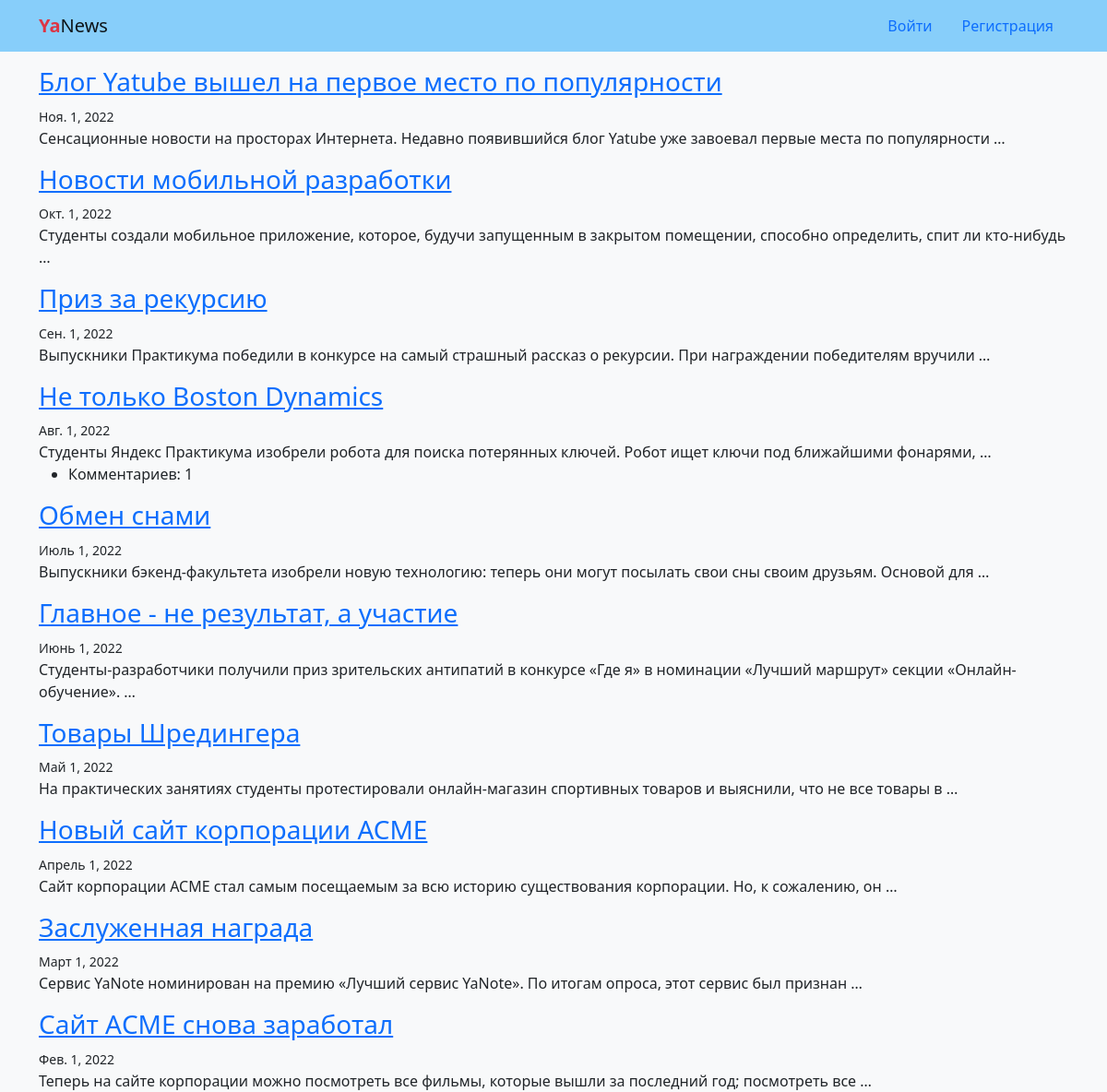
The page / on the database its author committed.
### news/models.py (models this page shows, shortened)
class News(models.Model):
    title = models.CharField(max_length=50)
    text = models.TextField()
    date = models.DateField(default=datetime.today)
    class Meta:
        ordering = ('-date',)
        verbose_name_plural = 'Новости'
        verbose_name = 'Новость'

### news/views.py (the view)
# urls.py: path('', views.NewsList.as_view(), name='home'),
class NewsList(generic.ListView):
    model = News
    template_name = 'news/home.html'
    context_object_name = 'news_feed'
    def get_queryset(self):
        return self.model.objects.prefetch_related(
            'comment_set'
        )[:settings.NEWS_COUNT_ON_HOME_PAGE]

### templates/news/home.html
{% extends "base.html" %}
{% block content %}
  {% for news in object_list %}
    <div class="mt-3">
      <h3><a href="{% url 'news:detail' news.pk %}">{{ news.title }}</a></h3>
      <div><small>{{ news.date }}</small></div>
      <div>{{ news.text|truncatewords:15 }}</div>
      {% if news.comment_set.all %}
        <ul>
          <li>
            Комментариев: {{ news.comment_set.count }}
          </li>
        </ul>
      {% endif %}
    </div>
  {% endfor %}
{% endblock content %}

### templates/base.html (shortened to what this page needs)
<!DOCTYPE html>
<html>
  <head>
    <link rel="stylesheet"
      href="https://cdn.jsdelivr.net/npm/bootstrap@5.0.1/dist/css/bootstrap.min.css"
      rel="stylesheet"
>
  </head>
  <body class="bg-light">
    {% include "includes/header.html" %}
    <div class="container mt-3">
      {% block content %}
      {% endblock %}
    </div>
  </body>
</html>

### templates/includes/header.html
<header>
  <nav class="navbar navbar-light" style="background-color: lightskyblue">
    <li class="container">
      <a class="navbar-brand" href="{% url 'news:home' %}">
        <span class="text-danger"><b>Ya</b></span>News
      </a>
      <ul class="nav nav-pills">
        {% if user.is_authenticated %}
          <li class="align-self-center">
            Пользователь: {{ user.username }}
          </li>
          <li class="nav-item">
            <a class="nav-link" href="{% url 'users:logout' %}">Выйти</a>
          </li>
        {% else %}
          <li class="nav-item">
            <a class="nav-link" href="{% url 'users:login' %}">Войти</a>
          </li>
          <li class="nav-item">
            <a class="nav-link" href="{% url 'users:signup' %}">Регистрация</a>
          </li>
        {% endif %}
      </ul>
    </li>
  </nav>
</header>

### rows shown on the page
News: title "Блог Yatube вышел на первое место по популярности", date "Ноя. 1, 2022", text "Сенсационные новости на просторах Интернета. Недавно появившийся блог Yatube уже завоевал первые места по популярности …"
News: title "Новости мобильной разработки", date "Окт. 1, 2022", text "Студенты создали мобильное приложение, которое, будучи запущенным в закрытом помещении, способно определить, спит ли кто-нибудь …"
News: title "Приз за рекурсию", date "Сен. 1, 2022", text "Выпускники Практикума победили в конкурсе на самый страшный рассказ о рекурсии. При награждении победителям вручили …"
News: title "Не только Boston Dynamics", date "Авг. 1, 2022", text "Студенты Яндекс Практикума изобрели робота для поиска потерянных ключей. Робот ищет ключи под ближайшими фонарями, …", comment_set.count "1"
News: title "Обмен снами", date "Июль 1, 2022", text "Выпускники бэкенд-факультета изобрели новую технологию: теперь они могут посылать свои сны своим друзьям. Основой для …"
News: title "Главное - не результат, а участие", date "Июнь 1, 2022", text "Студенты-разработчики получили приз зрительских антипатий в конкурсе «Где я» в номинации «Лучший маршрут» секции «Онлайн-обучение». …"
News: title "Товары Шредингера", date "Май 1, 2022", text "На практических занятиях студенты протестировали онлайн-магазин спортивных товаров и выяснили, что не все товары в …"
News: title "Новый сайт корпорации ACME", date "Апрель 1, 2022", text "Сайт корпорации ACME стал самым посещаемым за всю историю существования корпорации. Но, к сожалению, он …"
News: title "Заслуженная награда", date "Март 1, 2022", text "Сервис YaNote номинирован на премию «Лучший сервис YaNote». По итогам опроса, этот сервис был признан …"
News: title "Сайт АСМЕ снова заработал", date "Фев. 1, 2022", text "Теперь на сайте корпорации можно посмотреть все фильмы, которые вышли за последний год; посмотреть все …"
